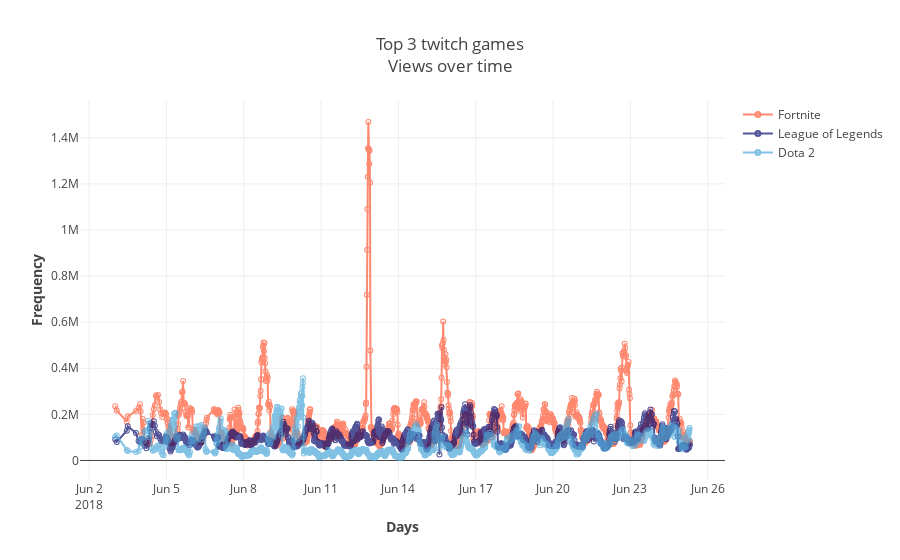

Write notebook code for a chart like this one.
### Markdown cell above
### How do their views change over time?
- Unlike grammar of graphics style plotting libraries, you need to manually specify any particular values you wish to subset across
- For example, we are only interested in plotting the timeseries values for: Fortnite, League of Legends, and Dota2
    - In plotly, we must specify a data object for each of these games. We can manually assign these values to multiple separate DataFrames
    - When the number of traces increases sufficiently, it becomes inpractical to create a separate DataFrame for each value, but this is a prime use case for list comprehension

### Code cell
gamecols = dict(zip(top_3_games,np.random.choice(colorcodes,3,False))) # randomly assign a color from the list of colors

iplot(
        {
            'data':[
                    {'type':'scatter',
                     'x':twitch[twitch['game'] == game].sort_index().index,
                     'y':twitch[twitch['game'] == game].sort_index()['views'],
                     'opacity':.7,
                     'mode':'markers+lines',
                     'name':game,
                     'marker':{'line':{'width':5,
                                       'color':gamecols[game]},
                              'size':1,
                              'color':gamecols[game]}} for game in top_3_games
                   
            ],
            'layout':{'title':"Top 3 twitch games<br>Views over time",
                     'xaxis':{'title':'<b>Days'},'yaxis':{'title':'<b>Frequency'}}
        }
)

### Figure 1 — Plotly figure (JSON) as saved in the notebook; plotly's stock layout.template omitted (floating-point values rounded to 4 significant figures; data arrays with more than 128 entries replaced by an {"elided": "..."} marker saying what was removed)
{"data": [{"marker": {"color": "#FF5733", "line": {"color": "#FF5733", "width": 5}, "size": 1}, "mode": "markers+lines", "name": "Fortnite", "opacity": 0.7, "type": "scatter", "uid": "394d423d-d566-11e8-909a-784f4352949c", "x": {"elided": "1785 str values"}, "y": {"elided": "1785 int values"}}, {"marker": {"color": "#0A0D6F", "line": {"color": "#0A0D6F", "width": 5}, "size": 1}, "mode": "markers+lines", "name": "League of Legends", "opacity": 0.7, "type": "scatter", "uid": "394d4433-d566-11e8-a9e7-784f4352949c", "x": {"elided": "1785 str values"}, "y": {"elided": "1785 int values"}}, {"marker": {"color": "#4DA8D9", "line": {"color": "#4DA8D9", "width": 5}, "size": 1}, "mode": "markers+lines", "name": "Dota 2", "opacity": 0.7, "type": "scatter", "uid": "394d4551-d566-11e8-9601-784f4352949c", "x": {"elided": "1785 str values"}, "y": {"elided": "1785 int values"}}], "layout": {"title": "Top 3 twitch games<br>Views over time", "xaxis": {"title": "<b>Days"}, "yaxis": {"title": "<b>Frequency"}}}
